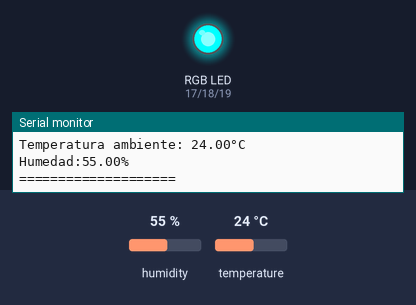
Bench run of a sketch on a simulated ESP32. On the bench: an RGB LED mixed from three pins (HIGH = lit), the last lines printed to the serial monitor. The test bench sets the inputs (shaded band); at power-on: temperature 24 °C, humidity 55 %.

Above: at 2.8 s.
2.9 s: temperature set to 7 °C
5.6 s: temperature set to 4 °C
At 7.4 s:
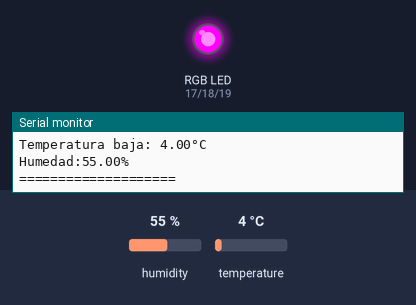
8.3 s: temperature set to 12 °C
At 11.0 s:
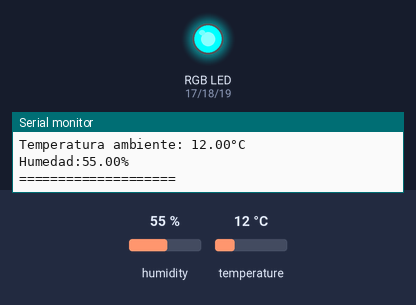
Timing chart, 0 to 12.5 s (numbered marks = the images above; inputs shaded):
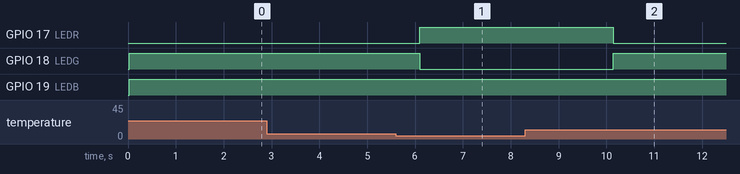

Measured:
- the behaviour switches between 6 and 5 °C on temperature (found by bisection; images 0 and 1)
- after the input at 5.6 s, GPIO 17 (LEDR): LOW → HIGH after 0.49 s; GPIO 18 (LEDG): HIGH → LOW after 0.49 s
- after the input at 8.3 s, GPIO 17 (LEDR): HIGH → LOW after 1.8 s; GPIO 18 (LEDG): LOW → HIGH after 1.8 s

The sketch:

A3.3.ino
```cpp
//Pin de LEDS
const int LEDR = 17;
const int LEDG = 18;
const int LEDB = 19;

//Canales de LEDS
const int Canal_R = 0;
const int Canal_G = 1;
const int Canal_B = 2;

const int frecuencia = 5000;

const int resolucion = 8; //8 bit

// Biblioteca Sensor de Temperatura
#include <Adafruit_Sensor.h>
#include "DHT.h"

//Pin del sensor DHT
const int DHTPIN = 16;

//Define el modelo del DHT
#define DHTTYPE DHT11

//Variables para el DHT
DHT dht(DHTPIN, DHTTYPE);
float humedad;
float humedad_actual;
float temperatura;
float temperatura_actual;


void setup() {
  Serial.begin(115200);
  dht.begin(); //Metodo de libreria

  ////Se declaran los Pin para ser controlados
  ledcAttachPin(LEDR, Canal_R);
  ledcAttachPin(LEDG, Canal_G);
  ledcAttachPin(LEDB, Canal_B);

  //Se configura el comportamiento de los LEDs a una frecuencia de 5000
  ledcSetup(Canal_R, frecuencia, resolucion);
  ledcSetup(Canal_G, frecuencia, resolucion);
  ledcSetup(Canal_B, frecuencia, resolucion);
}

void loop() {

  //Lectura del DHT
  humedad = dht.readHumidity();
  temperatura = dht.readTemperature();

  //Si no se detecta ningun valor, mandara mensaje
  if (isnan(humedad) || isnan(temperatura)) {
    Serial.println("No se ha detectado DHT");
    delay(1000);
  }

  //Si existe un cambio de temperatura o humedad, imprimira los nuevos valores
  else if (humedad_actual != humedad || temperatura_actual != temperatura) {
      humedad_actual = humedad;  temperatura_actual = temperatura;

      //Imprime mensaje segun la temperatura
      if(temperatura >= 45){
        Serial.print("Temperatura alta: ");
        Serial.print(temperatura);
        Serial.print("°");
        Serial.println("C");
      }

      if(temperatura <= 5){
        Serial.print("Temperatura baja: ");
        Serial.print(temperatura);
        Serial.print("°");
        Serial.println("C");
      }

      if((temperatura > 5) && (temperatura < 45)) {
        Serial.print("Temperatura ambiente: ");
        Serial.print(temperatura);
        Serial.print("°");
        Serial.println("C");
      }

      Serial.print("Humedad:");
      Serial.print(humedad);
      Serial.println("%");
      Serial.println("====================");
    }

  //Si la temperatura supera los 45, el LED se prendera Rojo
  if(temperatura >= 45){
    RGB_Color(255,255,0); //Rojo (255,0,0)
  }

  //Si la temperatura es menor a 5, el LED se prendera Azul
  if(temperatura <= 5){
    RGB_Color(255,0,255); //Azul (0,0,255)
  }

  //Si la temperatura se mantiene entre 5 y 45, el LED se prendera Verde
  if((temperatura > 5) && (temperatura < 45)) {
    RGB_Color(0,255,255); //Verde (0,255,0)
  }

}

//Metodo para cambiar el color del LED
void RGB_Color(int i, int j, int k)
{
  ledcWrite(Canal_R, i);
  ledcWrite(Canal_G, j);
  ledcWrite(Canal_B, k);
}
```
